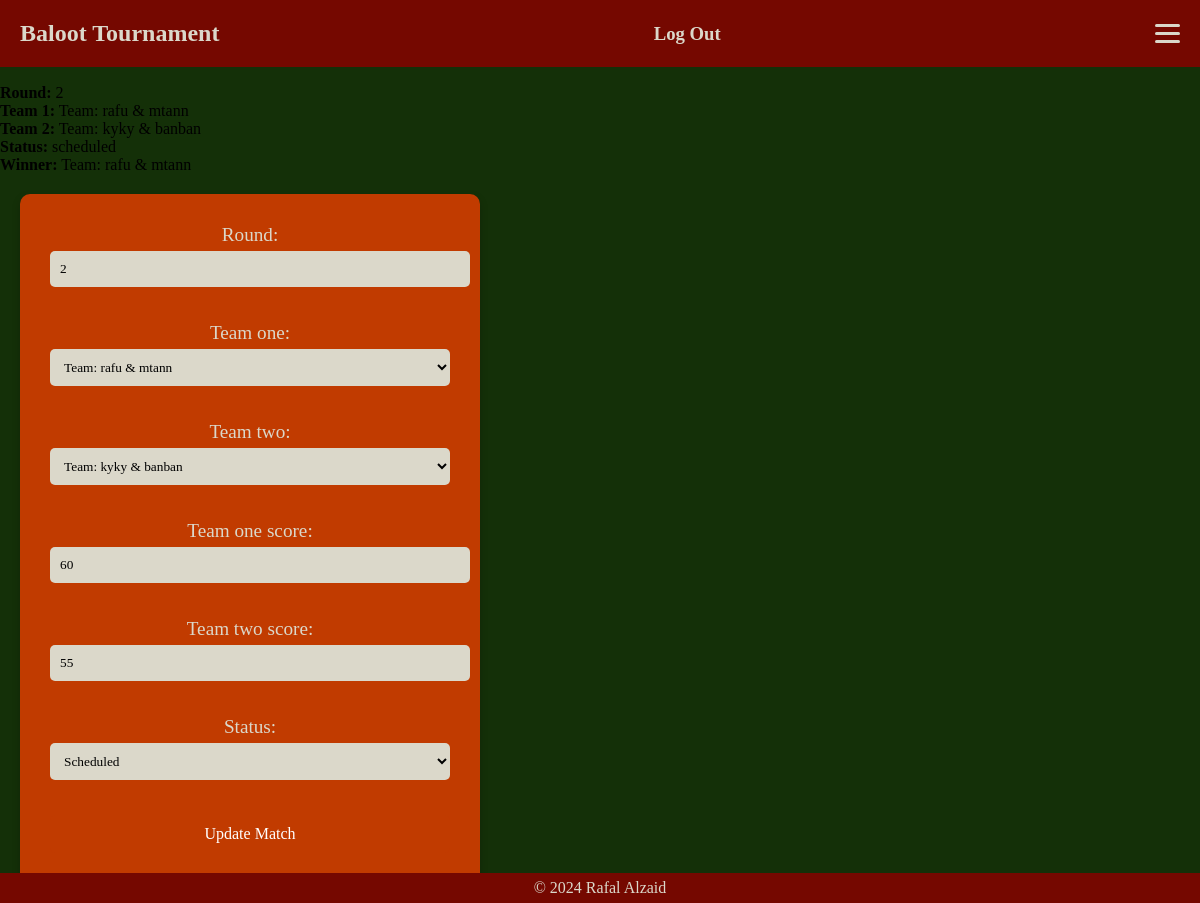
Page /project/match_detail/2/ (signed in) on the earlier database version.
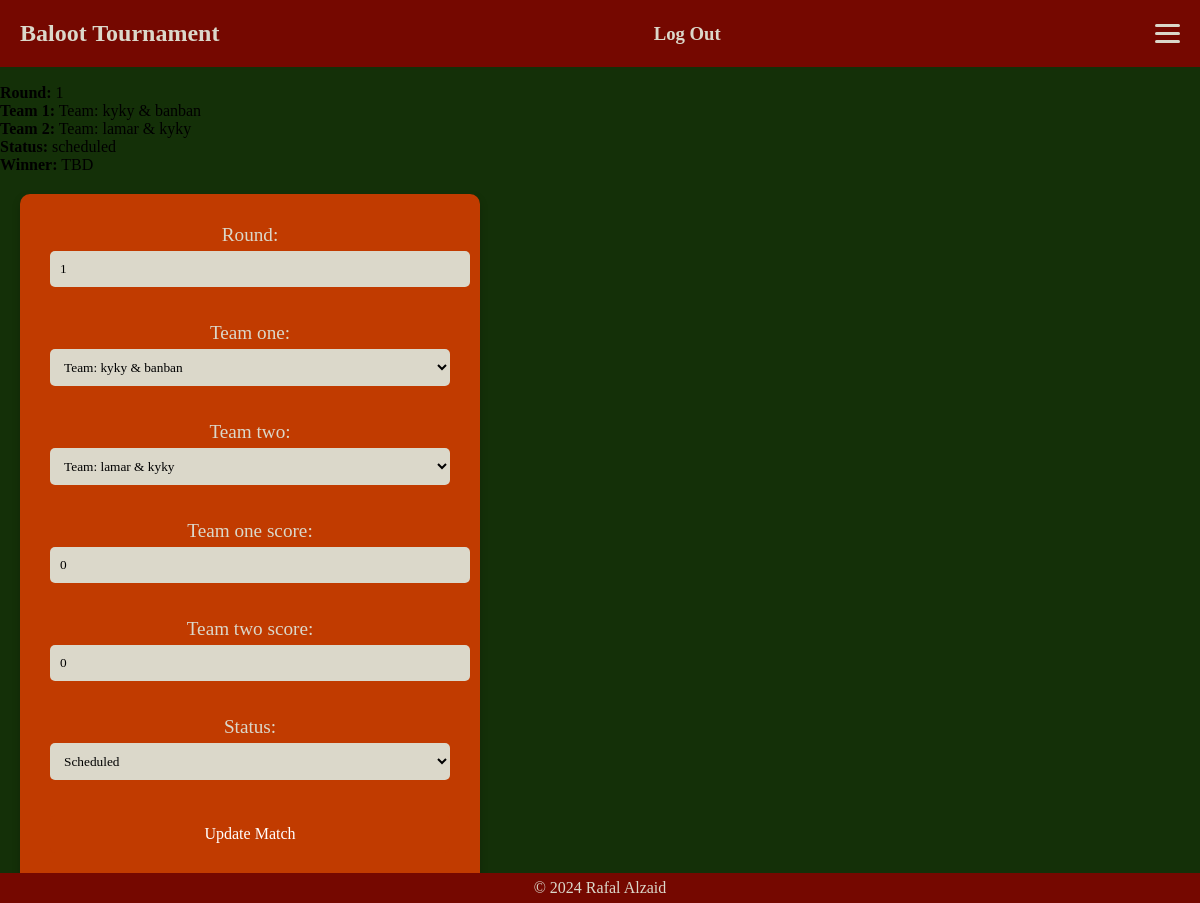
Same page on the later database version.
### project/models.py (models this page shows, shortened)
class Match(models.Model):
    team_one = models.ForeignKey('Team', on_delete=models.CASCADE, related_name='matches_as_team_one')
    team_two = models.ForeignKey('Team', on_delete=models.CASCADE, related_name='matches_as_team_two', null=True, blank=True)
    team_one_score = models.IntegerField(default=0)
    team_two_score = models.IntegerField(default=0)
    winner = models.ForeignKey('Team', on_delete=models.SET_NULL, null=True, blank=True, related_name='matches_won')
    round = models.IntegerField()
    status = models.CharField(max_length=10, choices=STATUS_CHOICES, default='scheduled')

class Team(models.Model):
    player_one = models.ForeignKey(User, on_delete=models.CASCADE, related_name='player_one_teams')
    player_two = models.ForeignKey(User, on_delete=models.CASCADE, related_name='player_two_teams', null=True, blank=True)
    score = models.IntegerField(default=0)
    def __str__(self):
        return f"Team: {self.player_one.username} & {self.player_two.username if self.player_two else 'Solo'}"

### project/views.py (the view)
# urls.py: path('match_detail/<int:pk>/', match_detail, name='match-detail'),
@login_required(login_url='/signin/')
def match_detail(request, pk):
    match = get_object_or_404(Match, pk=pk)
    user_involved = request.user in [
        match.team_one.player_one,
        match.team_one.player_two,
        match.team_two.player_one if match.team_two else None,
        match.team_two.player_two if match.team_two else None
    ]
    if request.method == 'POST' and user_involved:
        form = MatchForm(request.POST, instance=match)
        if form.is_valid():
            form.save()  # Automatically updates the winner and advances them if status is completed
            messages.success(request, "Match updated successfully!")
            return redirect('team-list')
        else:
            messages.error(request, "Failed to update match. Please check your input.")
    else:
        form = MatchForm(instance=match) if user_involved else None
    return render(request, 'project/match_detail.html', {
        'match': match,
        'form': form,
        'user_involved': user_involved
    })

### project/forms.py
class MatchForm(forms.ModelForm):
    class Meta:
        model = Match
        fields = ['round', 'team_one', 'team_two', 'team_one_score', 'team_two_score', 'status']

### project/templates/project/match_detail.html (shortened to what this page needs)
{% extends 'project/base.html' %}
{% load custom_filters %}
{% block content %}
<p class="match-detail-main1"><strong>Round:</strong> {{ match.round }}</p>
<p><strong>Team 1:</strong> {{ match.team_one }}</p>
{% if match.team_two %}
    <p><strong>Team 2:</strong> {{ match.team_two }}</p>
{% else %}
    <p><strong>Team 2:</strong> TBD</p>
{% endif %}
<p><strong>Status:</strong> {{ match.status }}</p>
{% if match.winner %}
    <p><strong>Winner:</strong> {{ match.winner }}</p>
{% else %}
    <p><strong>Winner:</strong> TBD</p>
{% endif %}
{% if user_involved %}
    <form method="POST">
        {{ form.as_p }}
        <button type="submit">Update Match</button>
    </form>
{% else %}
    <p>You are not authorized to update this match.</p>
{% endif %}
{% endblock %}

Differences in the rows shown:
changed Match "scheduled": round "2" → "1"; team_one "Team: rafu & mtann" → "Team: kyky & banban"; team_two "Team: kyky & banban" → "Team: lamar & kyky"; winner_id 1 → empty (drawn); team_one_score "60" → "0"; team_two_score "55" → "0"; winner "Team: rafu & mtann" → (not shown)
Other differences:
text now shown: "TBD"
